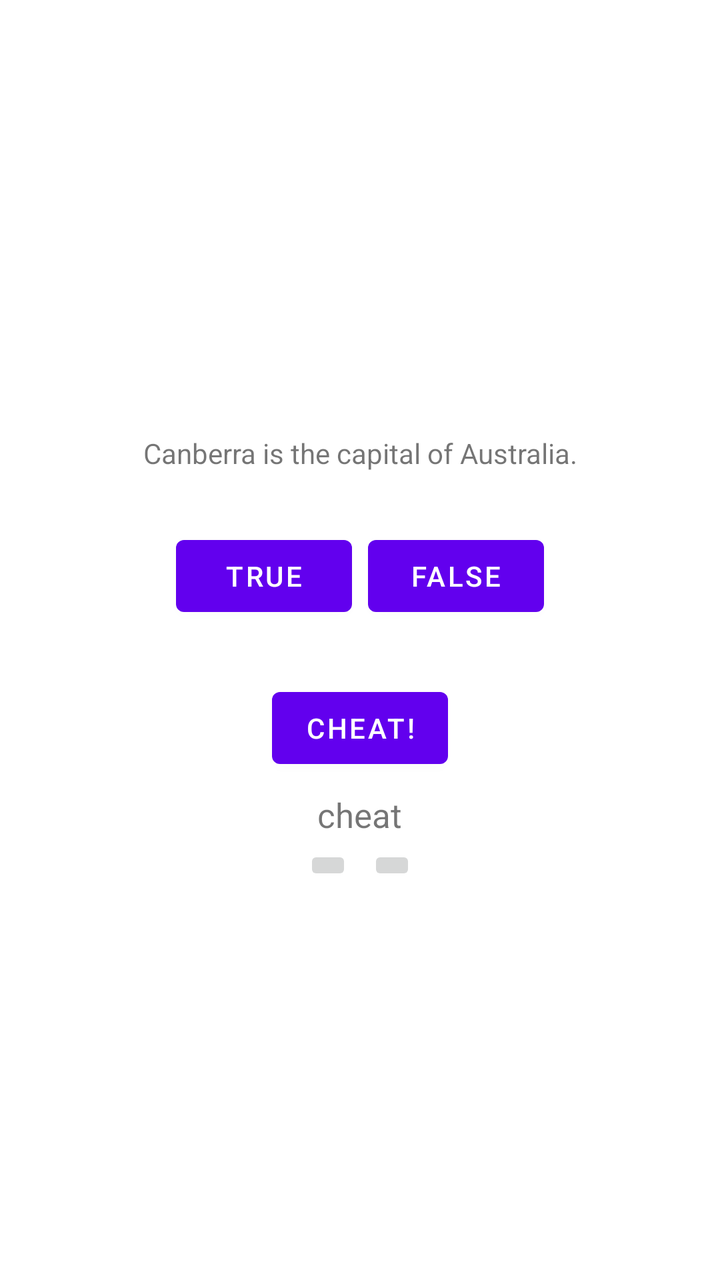
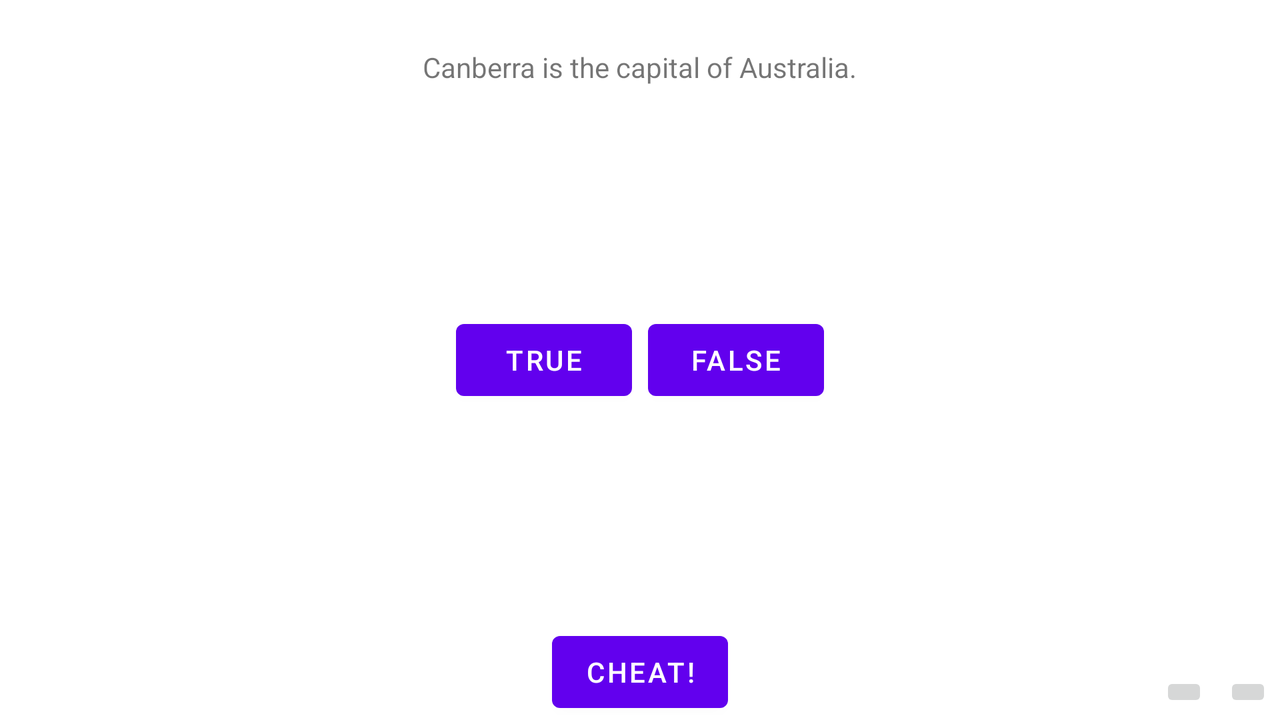

Two renders of one Android screen. The first uses the default layout on a phone; the second uses the alternative layout the repository ships for a different screen configuration, on a matching device. The two XML files are below.
<!-- AndroidManifest.xml: application theme Theme.KotlinGeoQuiz -->
<!-- res/layout/activity_main.xml -->
<?xml version="1.0" encoding="utf-8"?>
<LinearLayout xmlns:android="http://schemas.android.com/apk/res/android"
    xmlns:tools="http://schemas.android.com/tools"
    android:layout_width="match_parent"
    android:layout_height="match_parent"
    android:gravity="center"
    android:orientation="vertical">
    <TextView
        android:id="@+id/question_text_view"
        android:layout_width="wrap_content"
        android:layout_height="wrap_content"
        android:gravity="center"
        android:padding="24dp"
        tools:text="@string/question_australia"/>

    <LinearLayout
        android:layout_width="wrap_content"
        android:layout_height="wrap_content"
        android:orientation="horizontal">

        <Button
            android:id="@+id/true_button"
            android:layout_width="wrap_content"
            android:layout_height="wrap_content"
            android:layout_margin="4dp"
            android:text="@string/true_button" />
        <Button
            android:id="@+id/false_button"
            android:layout_width="wrap_content"
            android:layout_height="wrap_content"
            android:layout_margin="4dp"
            android:text="@string/false_button" />
    </LinearLayout>

    <Button
        android:id="@+id/cheat_button"
        android:layout_width="wrap_content"
        android:layout_height="wrap_content"
        android:layout_marginTop="24dp"
        android:text="@string/cheat_button"/>

    <TextView
        android:id="@+id/cheatTextView"
        android:layout_width="wrap_content"
        android:layout_height="wrap_content"
        tools:text="cheat"
        android:layout_marginTop="8dp"
        android:textSize="17sp"/>

    <LinearLayout
        android:layout_width="wrap_content"
        android:layout_height="wrap_content"
        android:orientation="horizontal">

        <ImageButton
            android:id="@+id/prev_button"
            android:layout_width="wrap_content"
            android:layout_height="wrap_content"
            android:src="@drawable/arrow_left"
            android:contentDescription="@string/prev_button"
            android:layout_margin="4dp"/>

        <ImageButton
            android:id="@+id/next_button"
            android:layout_width="wrap_content"
            android:layout_height="wrap_content"
            android:src="@drawable/arrow_right"
            android:contentDescription="@string/next_button"
            android:layout_margin="4dp"/>
    </LinearLayout>

</LinearLayout>
<!-- resources referenced by this layout -->
<resources>
  <string name="cheat_button">Cheat!</string>
  <string name="false_button">False</string>
  <string name="next_button">Next</string>
  <string name="prev_button">Prev</string>
  <string name="question_australia">Canberra is the capital of Australia.</string>
  <string name="true_button">True</string>
  <style name="Theme.KotlinGeoQuiz" parent="Theme.MaterialComponents.DayNight.DarkActionBar">
          
          <item name="colorPrimary">@color/purple_500</item>
          <item name="colorPrimaryVariant">@color/purple_700</item>
          <item name="colorOnPrimary">@color/white</item>
          
          <item name="colorSecondary">@color/teal_200</item>
          <item name="colorSecondaryVariant">@color/teal_700</item>
          <item name="colorOnSecondary">@color/black</item>
          
          <item name="android:statusBarColor" tools:targetApi="l">?attr/colorPrimaryVariant</item>
          
      </style>
</resources>
<!-- res/layout-land/activity_main.xml (the repository's variant of the layout above) -->
<!-- drawn on the phone turned sideways -->
<?xml version="1.0" encoding="utf-8"?>
<FrameLayout xmlns:android="http://schemas.android.com/apk/res/android"
    xmlns:tools="http://schemas.android.com/tools"
    android:layout_width="match_parent"
    android:layout_height="match_parent">

    <TextView
        android:id="@+id/question_text_view"
        android:layout_width="wrap_content"
        android:layout_height="wrap_content"
        android:layout_gravity="center_horizontal"
        android:padding="24dp"
        tools:text="@string/question_australia"/>

    <LinearLayout
        android:layout_width="wrap_content"
        android:layout_height="wrap_content"
        android:layout_gravity="center_horizontal|center_vertical">

        <Button
            android:id="@+id/true_button"
            android:layout_width="wrap_content"
            android:layout_height="wrap_content"
            android:layout_margin="4dp"
            android:text="@string/true_button" />
        <Button
            android:id="@+id/false_button"
            android:layout_width="wrap_content"
            android:layout_height="wrap_content"
            android:layout_margin="4dp"
            android:text="@string/false_button" />
    </LinearLayout>

    <Button
        android:id="@+id/cheat_button"
        android:layout_width="wrap_content"
        android:layout_height="wrap_content"
        android:layout_marginTop="24dp"
        android:layout_gravity="bottom|center_horizontal"
        android:text="@string/cheat_button"/>

    <LinearLayout
        android:layout_width="wrap_content"
        android:layout_height="wrap_content"
        android:layout_gravity="bottom|end">

        <ImageButton
            android:id="@+id/prev_button"
            android:layout_width="wrap_content"
            android:layout_height="wrap_content"
            android:src="@drawable/arrow_left"
            android:contentDescription="@string/prev_button"
            android:layout_margin="4dp"/>

        <ImageButton
            android:id="@+id/next_button"
            android:layout_width="wrap_content"
            android:layout_height="wrap_content"
            android:src="@drawable/arrow_right"
            android:contentDescription="@string/next_button"
            android:layout_margin="4dp"/>

    </LinearLayout>

</FrameLayout>
